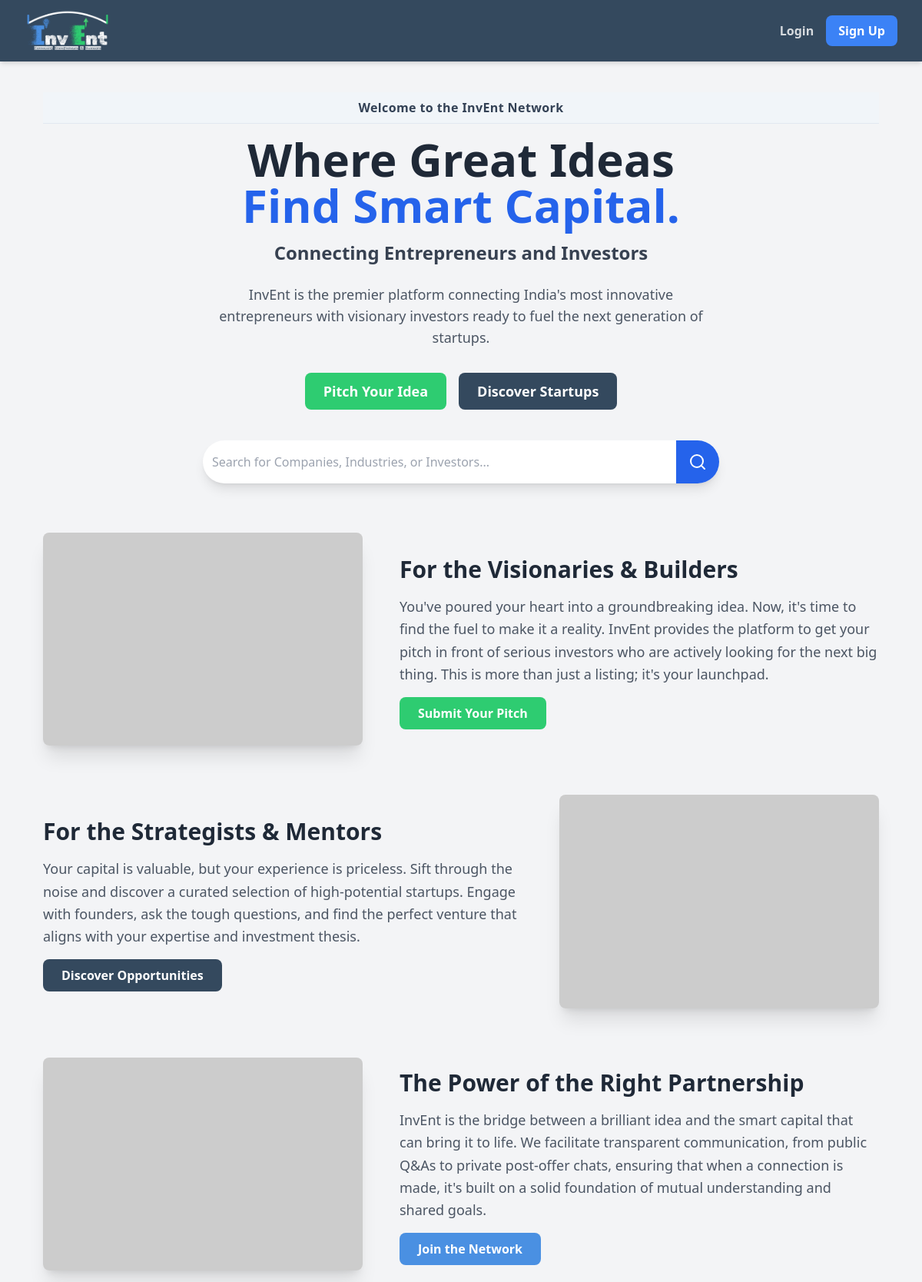
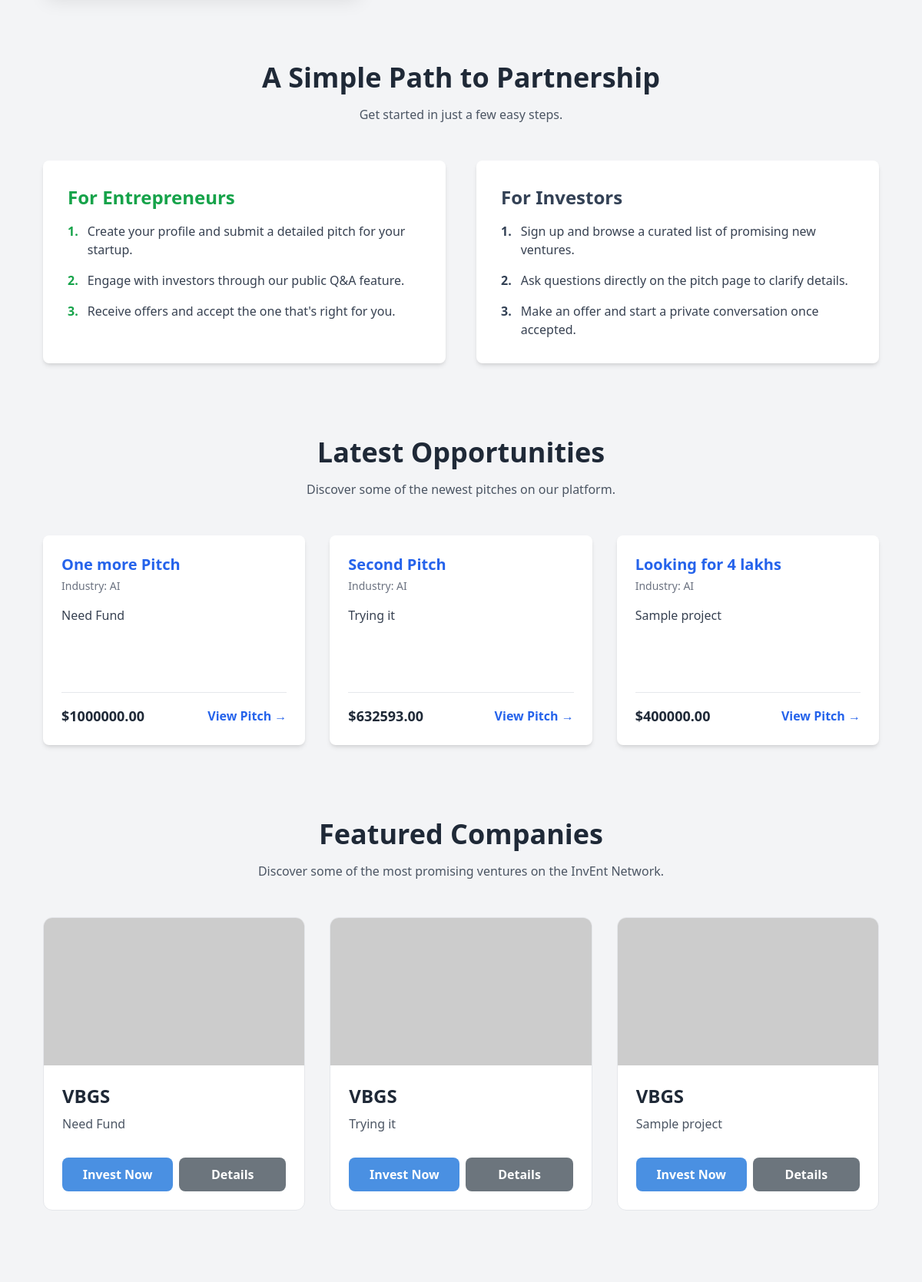
The page / (upper part) on the database its author committed (2 pictures, top to bottom).
### core/models.py (models this page shows, shortened)
class Pitch(models.Model):
    entrepreneur = models.ForeignKey(settings.AUTH_USER_MODEL, on_delete=models.CASCADE, related_name='pitches')
    title = models.CharField(max_length=200)
    summary = models.CharField(max_length=500, help_text="A short, compelling summary of your business.")
    details = models.TextField(help_text="Full details of your business pitch.")
    funding_amount = models.DecimalField(max_digits=12, decimal_places=2, help_text="How much funding are you asking for?")
    created_at = models.DateTimeField(auto_now_add=True)

class EntrepreneurProfile(models.Model):
    user = models.OneToOneField(User, on_delete=models.CASCADE, primary_key=True, related_name='entrepreneur_profile')
    company_name = models.CharField(max_length=255, blank=True)
    industry = models.CharField(max_length=100, blank=True)
    funding_sought = models.DecimalField(max_digits=12, decimal_places=2, null=True, blank=True)
    business_plan = models.TextField(blank=True, help_text="Provide a detailed business plan.")
    company_details = models.TextField(blank=True, null=True, help_text="Detailed information about your company, mission, and team.")

### core/views.py (the view)
# urls.py: path('', views.home_view, name='home'),
def home_view(request):
    featured_pitches = Pitch.objects.select_related('entrepreneur__entrepreneur_profile').order_by('-created_at')[:3]
    context = {
        'featured_pitches': featured_pitches
    }
    return render(request, 'home.html', context)

### templates/home.html (shortened to what this page needs)
{% extends 'base.html' %}
{% load static %}
{% block content %}
<div>
    <section class="w-full bg-slate-100 py-2 border-b border-slate-200 mb-4">
        <p class="text-center text-slate-700 font-semibold tracking-wide">
            Welcome to the InvEnt Network
        </p>
    </section>
    <section class="text-center pb-16">
        <h1 class="text-5xl md:text-6xl font-extrabold text-gray-800 leading-tight">
            Where Great Ideas
            <span class="block text-blue-600">Find Smart Capital.</span>
        </h1>
        <h2 class="mt-4 text-2xl font-semibold text-gray-700">Connecting Entrepreneurs and Investors</h2>
        <p class="mt-6 max-w-2xl mx-auto text-lg text-gray-600">
            InvEnt is the premier platform connecting India's most innovative entrepreneurs with visionary investors ready to fuel the next generation of startups.
        </p>
        <div class="mt-8 flex justify-center gap-4">
            <a href="{% url 'signup' %}?user_type=entrepreneur" class="btn btn-green text-lg">Pitch Your Idea</a>
            <a href="{% url 'signup' %}?user_type=investor" class="btn btn-dark text-lg">Discover Startups</a>
        </div>
        <div class="mt-10 max-w-2xl mx-auto">
            <form action="{% url 'search_results' %}" method="GET" class="flex items-center bg-white rounded-full shadow-lg">
                <input
                    type="text"
                    name="q"
                    class="appearance-none w-full py-4 px-6 text-gray-700 leading-tight focus:outline-none rounded-l-full bg-transparent border-0 focus:ring-0"
                    placeholder="Search for Companies, Industries, or Investors..."
                    style="border: none !important;"
                >
                <button type="submit" class="bg-blue-600 hover:bg-blue-700 text-white p-4 rounded-r-full focus:outline-none transition-colors duration-300">
                    <svg xmlns="http://www.w3.org/2000/svg" width="24" height="24" viewBox="0 0 24 24" fill="none" stroke="currentColor" stroke-width="2" stroke-linecap="round" stroke-linejoin="round" class="feather feather-search"><circle cx="11" cy="11" r="8"></circle><line x1="21" y1="21" x2="16.65" y2="16.65"></line></svg>
                </button>
            </form>
        </div>
    </section>
    <div class="space-y-16">
        <section class="flex flex-col md:flex-row items-center gap-12">
            <div class="w-full md:w-2/5">
                <img src="https://placehold.co/600x400/2ECC71/FFFFFF?text=Innovate" alt="An entrepreneur working on a new idea" class="rounded-lg shadow-xl">
            </div>
            <div class="w-full md:w-3/5">
                <h2 class="text-3xl font-bold text-gray-800">For the Visionaries & Builders</h2>
                <p class="mt-4 text-lg text-gray-600 leading-relaxed pb-6">
                    You've poured your heart into a groundbreaking idea. Now, it's time to find the fuel to make it a reality. InvEnt provides the platform to get your pitch in front of serious investors who are actively looking for the next big thing. This is more than just a listing; it's your launchpad.
                </p>
                <a href="{% url 'signup' %}?user_type=entrepreneur" class="btn btn-green">Submit Your Pitch</a>
            </div>
        </section>
        <section class="flex flex-col md:flex-row-reverse items-center gap-12">
            <div class="w-full md:w-2/5">
                <img src="https://placehold.co/600x400/34495E/FFFFFF?text=Invest" alt="An investor analyzing growth charts" class="rounded-lg shadow-xl">
            </div>
            <div class="w-full md:w-3/5">
                <h2 class="text-3xl font-bold text-gray-800">For the Strategists & Mentors</h2>
                <p class="mt-4 text-lg text-gray-600 leading-relaxed pb-6">
                    Your capital is valuable, but your experience is priceless. Sift through the noise and discover a curated selection of high-potential startups. Engage with founders, ask the tough questions, and find the perfect venture that aligns with your expertise and investment thesis.
                </p>
                <a href="{% url 'signup' %}?user_type=investor" class="btn btn-dark">Discover Opportunities</a>
            </div>
        </section>
        <section class="flex flex-col md:flex-row items-center gap-12">
            <div class="w-full md:w-2/5">
                <img src="https://placehold.co/600x400/4A90E2/FFFFFF?text=Connect" alt="A handshake symbolizing a new partnership" class="rounded-lg shadow-xl">
            </div>
            <div class="w-full md:w-3/5">
                <h2 class="text-3xl font-bold text-gray-800">The Power of the Right Partnership</h2>
                <p class="mt-4 text-lg text-gray-600 leading-relaxed pb-6">
                    InvEnt is the bridge between a brilliant idea and the smart capital that can bring it to life. We facilitate transparent communication, from public Q&As to private post-offer chats, ensuring that when a connection is made, it's built on a solid foundation of mutual understanding and shared goals.
                </p>
                <a href="{% url 'signup' %}" class="btn btn-primary">Join the Network</a>
            </div>
        </section>
    </div>
    <section class="mt-24">
        <div class="text-center mb-12">
            <h2 class="text-4xl font-bold text-gray-800">A Simple Path to Partnership</h2>
            <p class="mt-4 text-gray-600">Get started in just a few easy steps.</p>
        </div>
        <div class="grid md:grid-cols-2 gap-10">
            <div class="bg-white p-8 rounded-lg shadow-md">
                <h3 class="text-2xl font-bold text-green-600 mb-4">For Entrepreneurs</h3>
                <ol class="space-y-4 text-gray-700">
                    <li class="flex items-start"><span class="font-bold text-green-600 mr-3">1.</span> <span>Create your profile and submit a detailed pitch for your startup.</span></li>
                    <li class="flex items-start"><span class="font-bold text-green-600 mr-3">2.</span> <span>Engage with investors through our public Q&A feature.</span></li>
                    <li class="flex items-start"><span class="font-bold text-green-600 mr-3">3.</span> <span>Receive offers and accept the one that's right for you.</span></li>
                </ol>
            </div>
            <div class="bg-white p-8 rounded-lg shadow-md">
                <h3 class="text-2xl font-bold text-slate-700 mb-4">For Investors</h3>
                <ol class="space-y-4 text-gray-700">
                    <li class="flex items-start"><span class="font-bold text-slate-700 mr-3">1.</span> <span>Sign up and browse a curated list of promising new ventures.</span></li>
                    <li class="flex items-start"><span class="font-bold text-slate-700 mr-3">2.</span> <span>Ask questions directly on the pitch page to clarify details.</span></li>
                    <li class="flex items-start"><span class="font-bold text-slate-700 mr-3">3.</span> <span>Make an offer and start a private conversation once accepted.</span></li>
                </ol>
            </div>
        </div>
    </section>
    <section class="mt-24">
        <div class="text-center mb-12">
            <h2 class="text-4xl font-bold text-gray-800">Latest Opportunities</h2>
            <p class="mt-4 text-gray-600">Discover some of the newest pitches on our platform.</p>
        </div>
        <div class="grid md:grid-cols-3 gap-8">
            {% for pitch in featured_pitches %}
                <div class="bg-white rounded-lg shadow-md overflow-hidden transform hover:-translate-y-2 transition-transform duration-300">
                    <div class="p-6">
                        <h3 class="text-xl font-bold text-blue-600">{{ pitch.title }}</h3>
                        <p class="text-sm text-gray-500 mt-1">Industry: {{ pitch.entrepreneur.entrepreneur_profile.industry }}</p>
                        <p class="mt-4 text-gray-700 h-24 overflow-hidden">{{ pitch.summary }}</p>
                        <div class="mt-4 pt-4 border-t border-gray-200 flex justify-between items-center">
                            <span class="font-bold text-lg text-gray-800">${{ pitch.funding_amount|floatformat:2 }}</span>
                            <a href="{% url 'pitch_detail' pitch.id %}" class="font-semibold text-blue-600 hover:underline">View Pitch &rarr;</a>
                        </div>
                    </div>
                </div>
            {% empty %}
                <p class="md:col-span-3 text-center text-gray-500">No pitches have been submitted yet. Be the first!</p>
            {% endfor %}
        </div>
    </section>
    <section class="mt-24">
        <div class="text-center mb-12">
            <h2 class="text-4xl font-bold text-gray-800">Featured Companies</h2>
            <p class="mt-4 text-gray-600">Discover some of the most promising ventures on the InvEnt Network.</p>
        </div>
        <div class="grid md:grid-cols-3 gap-8">
            {% for pitch in featured_pitches %}
                <div class="featured-card">
                    <img src="https://placehold.co/600x400/34495E/FFFFFF?text={{ pitch.entrepreneur.entrepreneur_profile.company_name|urlencode }}" alt="{{ pitch.entrepreneur.entrepreneur_profile.company_name }} Logo" class="w-full h-48 object-cover">
                    <div class="p-6">
                        <h3 class="text-2xl font-bold text-gray-800 mb-2">{{ pitch.entrepreneur.entrepreneur_profile.company_name }}</h3>
                        <p class="text-gray-600 mb-6 h-8 overflow-hidden">{{ pitch.summary }}</p>
                        <div class="flex items-center gap-2">
                            <a href="{% url 'pitch_detail' pitch.id %}" class="btn btn-primary w-full text-center">Invest Now</a>
                            <a href="{% url 'pitch_detail' pitch.id %}" class="btn btn-secondary w-full text-center">Details</a>
                        </div>
                    </div>
                </div>
            {% empty %}
                <p class="md:col-span-3 text-center text-gray-500">No companies have submitted a pitch yet. Check back soon!</p>
            {% endfor %}
        </div>
    </section>
</div>
{% endblock %}

### static/css/custom.css (style rules this page uses)
:root { --primary-blue: #4A90E2; --dark-slate: #34495E; --bright-green: #2ECC71; --danger-red: #E74C3C; --light-gray: #f4f7f6; --text-color: #4A4A4A; --border-color: #e2e8f0; }
body { background-color: var(--light-gray); font-family: 'Poppins', sans-serif; color: var(--text-color); }
.btn { padding: 10px 24px; border-radius: 8px; font-weight: 600; text-align: center; transition: all 0.2s ease-in-out; border: none; cursor: pointer; }
.btn-primary { background-color: var(--primary-blue); color: white; }
.btn-green { background-color: var(--bright-green); color: white; }
.btn-dark { background-color: var(--dark-slate); color: white; }
.btn-secondary { background-color: #e2e8f0; color: var(--dark-slate); }
input[type="text"], input[type="email"], input[type="password"], input[type="number"], textarea, select { width: 100%; padding: 12px; border: 1px solid var(--border-color); border-radius: 8px; box-shadow: none; transition: border-color 0.2s, box-shadow 0.2s; }
.featured-card { background-color: white; border: 1px solid #e5e7eb; border-radius: 0.75rem; overflow: hidden; transition: all 0.3s ease-in-out; display: flex; flex-direction: column; }
.featured-card .p-6 { flex-grow: 1; display: flex; flex-direction: column; justify-content: space-between; }
.btn-secondary { background-color: #6c757d; color: white; padding: 10px 20px; border-radius: 8px; font-weight: bold; transition: background-color 0.3s; text-decoration: none; }

### rows shown on the page
Pitch: title "One more Pitch", entrepreneur.entrepreneur_profile.industry "AI", summary "Need Fund", funding_amount "1000000.00", entrepreneur.entrepreneur_profile.company_name "VBGS"
Pitch: title "Second Pitch", entrepreneur.entrepreneur_profile.industry "AI", summary "Trying it", funding_amount "632593.00", entrepreneur.entrepreneur_profile.company_name "VBGS"
Pitch: title "Looking for 4 lakhs", entrepreneur.entrepreneur_profile.industry "AI", summary "Sample project", funding_amount "400000.00", entrepreneur.entrepreneur_profile.company_name "VBGS"
